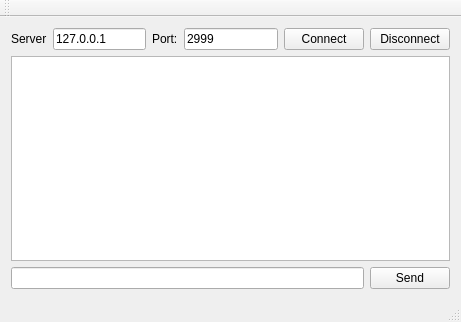
<?xml version="1.0" encoding="UTF-8"?>
<ui version="4.0">
 <class>MainWindow</class>
 <widget class="QMainWindow" name="MainWindow">
  <property name="geometry">
   <rect>
    <x>0</x>
    <y>0</y>
    <width>461</width>
    <height>322</height>
   </rect>
  </property>
  <property name="windowTitle">
   <string>MainWindow</string>
  </property>
  <widget class="QWidget" name="centralWidget">
   <layout class="QVBoxLayout" name="verticalLayout">
    <item>
     <layout class="QHBoxLayout" name="horizontalLayout">
      <item>
       <widget class="QLabel" name="label">
        <property name="text">
         <string>Server</string>
        </property>
       </widget>
      </item>
      <item>
       <widget class="QLineEdit" name="txtServer">
        <property name="text">
         <string>127.0.0.1</string>
        </property>
       </widget>
      </item>
      <item>
       <widget class="QLabel" name="label_2">
        <property name="text">
         <string>Port:</string>
        </property>
       </widget>
      </item>
      <item>
       <widget class="QLineEdit" name="txtPort">
        <property name="text">
         <string>2999</string>
        </property>
       </widget>
      </item>
      <item>
       <widget class="QPushButton" name="btnConnect">
        <property name="text">
         <string>Connect</string>
        </property>
       </widget>
      </item>
      <item>
       <widget class="QPushButton" name="btnDisconnect">
        <property name="text">
         <string>Disconnect</string>
        </property>
       </widget>
      </item>
     </layout>
    </item>
    <item>
     <widget class="QListView" name="listView"/>
    </item>
    <item>
     <layout class="QHBoxLayout" name="horizontalLayout_2">
      <item>
       <widget class="QLineEdit" name="txtMessage"/>
      </item>
      <item>
       <widget class="QPushButton" name="btnSend">
        <property name="text">
         <string>Send</string>
        </property>
       </widget>
      </item>
     </layout>
    </item>
   </layout>
  </widget>
  <widget class="QMenuBar" name="menuBar">
   <property name="geometry">
    <rect>
     <x>0</x>
     <y>0</y>
     <width>461</width>
     <height>23</height>
    </rect>
   </property>
  </widget>
  <widget class="QToolBar" name="mainToolBar">
   <attribute name="toolBarArea">
    <enum>TopToolBarArea</enum>
   </attribute>
   <attribute name="toolBarBreak">
    <bool>false</bool>
   </attribute>
  </widget>
  <widget class="QStatusBar" name="statusBar"/>
 </widget>
 <layoutdefault spacing="6" margin="11"/>
 <resources/>
 <connections/>
</ui>
